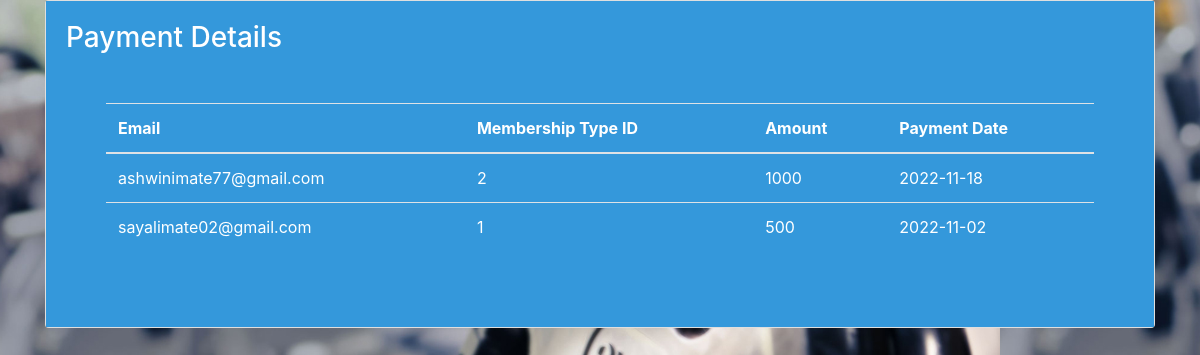
The app's page /payment_details.php with its own data.
### tables this page shows
CREATE TABLE `payment` (
  `email` varchar(100) NOT NULL,
  `membership_type_id` int(11) DEFAULT NULL,
  `payment_date` date NOT NULL
);

CREATE TABLE `payment_amount` (
  `email` varchar(100) NOT NULL,
  `membership_type_id` int(11) NOT NULL,
  `amount` float DEFAULT NULL
);

### func.php (the view, shortened to what this page needs)
<?php
$conn = mysqli_connect("localhost", "root", "", "gym", 3307);
function get_payment()
{
    global $conn;
    $query = "SELECT payment.email,payment.membership_type_id,payment_amount.amount,payment.payment_date from payment INNER JOIN payment_amount ON payment.membership_type_id=payment_amount.membership_type_id";
    $result = mysqli_query($conn, $query);
    while ($row = mysqli_fetch_array($result)) {
        $email = $row['email'];
        $membership_type_id = $row['membership_type_id'];
        $amount = $row['amount'];
        $payment_date = $row['payment_date'];
        echo "<tr>
        <td>$email</td>
        <td>$membership_type_id</td>
        <td>$amount</td>
        <td>$payment_date</td>
            </tr>";
    }
}

### records on screen
payment: email "ashwinimate77@gmail.com", membership_type "2", payment_amount.amount "1000", payment_date "2022-11-18"
payment: email "sayalimate02@gmail.com", membership_type "1", payment_amount.amount "500", payment_date "2022-11-02"
